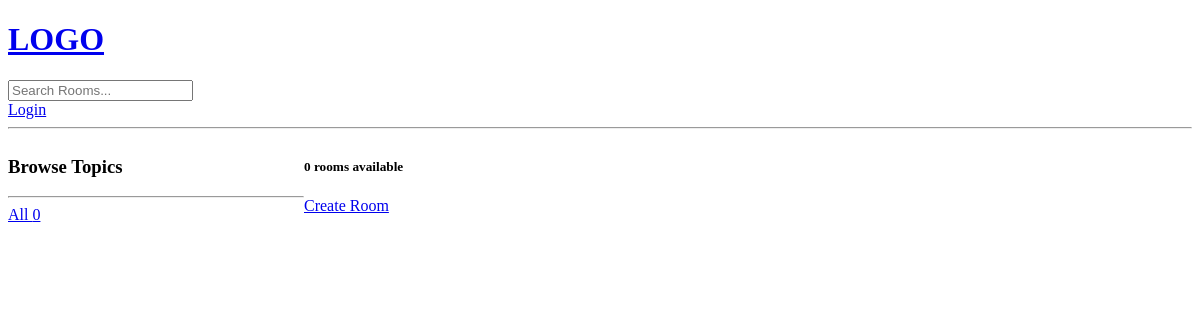
/, run on an earlier commit of the app's database.
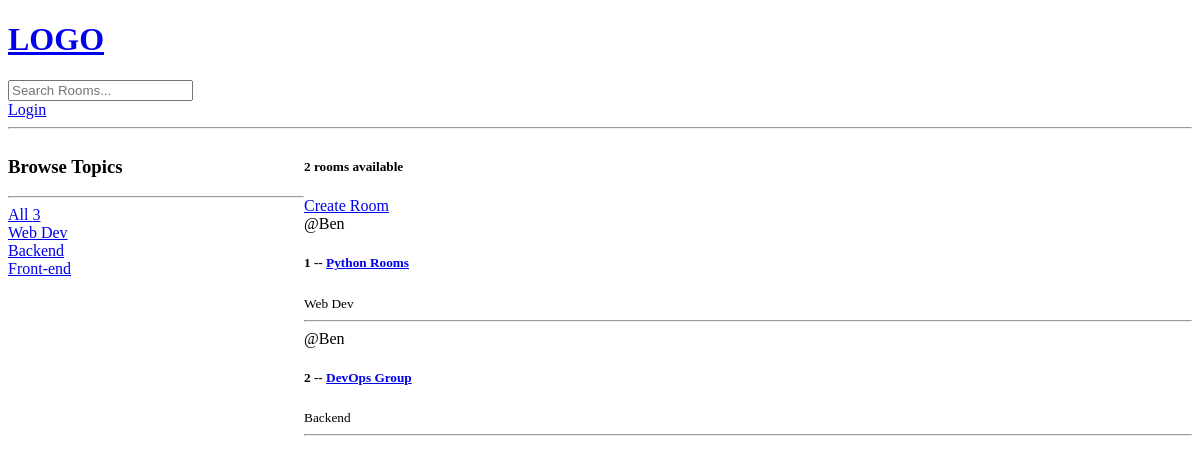
And on a later commit of the database.
### base/models.py (models this page shows, shortened)
class Topic(models.Model):
    name = models.CharField(max_length=200)

class Room(models.Model):
    host = models.ForeignKey(User, on_delete=models.SET_NULL, null=True)
    topic = models.ForeignKey(Topic, on_delete=models.SET_NULL, null=True)
    name = models.CharField(max_length=200)
    description = models.TextField(null=True, blank=True)
    participants = models.ManyToManyField(User, related_name='participants', blank=True)
    updated = models.DateTimeField(auto_now=True)
    created = models.DateTimeField(auto_now_add=True)
    class Meta:
        ordering = ['-updated', '-created']

### base/views.py (the view)
# urls.py: path('', views.home, name="home"),
def home(request):
    q = request.GET.get('q') if request.GET.get('q') is not None else ''
    rooms = Room.objects.filter(
        Q(topic__name__icontains=q) |
        Q(name__icontains=q) |
        Q(description__icontains=q)
    )
    room_count = rooms.count()
    topics = Topic.objects.all()
    topic_count = topics.count()
    context = {'rooms': rooms, 'topics': topics, 'room_count': room_count, 'topic_count': topic_count}
    return render(request, 'base/home.html', context)

### base/templates/base/home.html (shortened to what this page needs)
{% extends 'base/main.html' %}
{% block content %}
<div class="home-container">
    <div class="topics-column">
        <h3>Browse Topics</h3>
        <hr>
        <div>
            <a href="{% url 'home' %}">All {{ topic_count }}</a>
        </div>
        {% for topic in topics %}
            <div>
                <a href="{% url 'home' %}?q={{ topic.name }}">{{ topic.name }}</a>
            </div>
        {% endfor %}
    </div>
    <div class="rooms-column">
        <h5>{{ room_count }} rooms available</h5>
        <a href="{% url 'create-room' %}">Create Room</a>
        {% for room in rooms %}
        <div>
            <span>@{{ room.host.username }}</span>
            <h5>{{room.id}} -- <a href="{% url 'room' room.id %}">{{room.name}}</a></h5>
            <small>{{ room.topic.name }}</small>
            <hr>
        </div>
        {% endfor %}
    </div>
</div>
{% endblock content %}

What changed in the data, as far as the page shows it:
added Topic: name "Web Dev"
added Topic: name "Backend"
added Topic: name "Front-end"
added Room: host.username "Ben", id "1", name "Python Rooms", topic.name "Web Dev"
added Room: host.username "Ben", id "2", name "DevOps Group", topic.name "Backend"
Also different on the page:
{{ topic_count }}: "0" → "3"
{{ room_count }}: "0" → "2"
